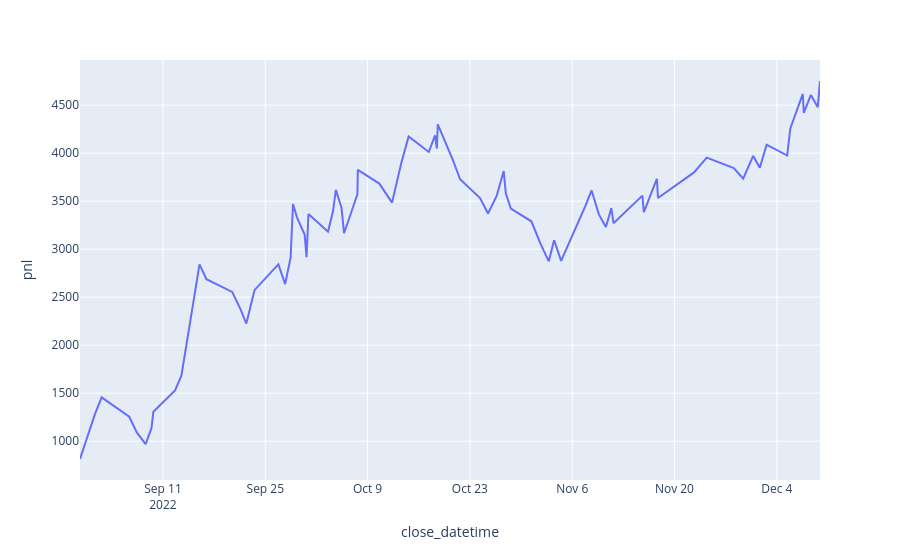

Notebook code for this chart:
### Code cell
px.line(result, x='close_datetime', y='pnl')
